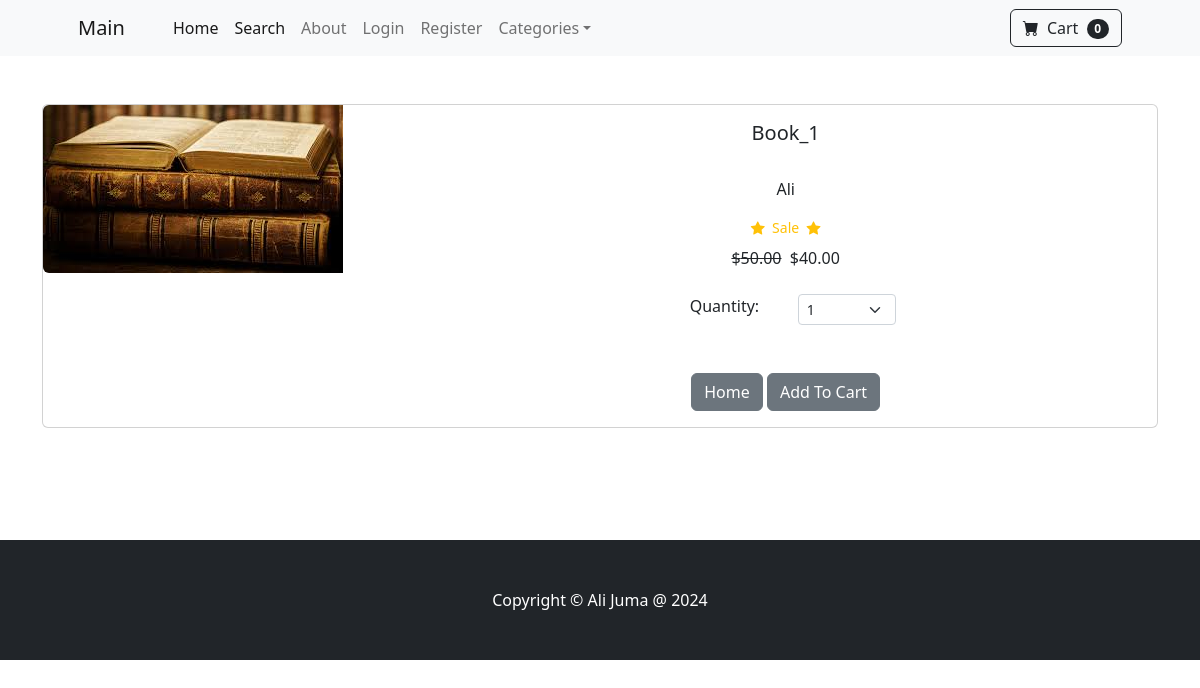
The app's page /product/2 with its own data.
### store/models.py (models this page shows, shortened)
class Product(models.Model):
	name = models.CharField(max_length=100)
	price = models.DecimalField(default=0, decimal_places=2, max_digits=6)
	category = models.ForeignKey(Category, on_delete=models.CASCADE, default=1)
	description = models.CharField(max_length=250, default='', blank=True, null=True)
	image = models.ImageField(upload_to='uploads/produt/')
	is_sale = models.BooleanField(default=False)
	sale_price = models.DecimalField(default=0, decimal_places=2, max_digits=6)

### store/views.py (the view)
# urls.py: path('product/<int:pk>', views.product, name='product'),
def product(request, pk):
	product = Product.objects.get(id=pk)
	return render(request, 'product.html', {'product':product})

### cart/cart.py (called while the page is built)
	def __len__(self):
		return len(self.cart)

### cart/context_processors.py (called while the page is built)
def cart(request):
	return {'cart': Cart(request)}

### store/templates/product.html (shortened to what this page needs)
{% extends 'base.html' %}
{% block content %}
<div class="container">
	<br/><br/>
	<div class="card mb-3" >
  <div class="row g-0">
    <div class="col-md-4">
      <img src="{{ product.image.url }}" class="img-fluid rounded-start" alt="...">
    </div>
    <div class="col-md-8">
      <div class="card-body">
      	<center>
	        <h5 class="card-title">{{ product.name}}</h5>
	        <br/>
	        <p class="card-text justified">{{ product.description}}</p>
	        {% if product.is_sale %}
	        	<div class="d-flex justify-content-center small text-warning mb-2">
                	<div class="bi-star-fill"></div>&nbsp;&nbsp;Sale&nbsp;&nbsp;<div class="bi-star-fill"></div>
                </div>
                <strike>${{ product.price}}</strike> &nbsp;${{ product.sale_price}}
	        {% else %}
	        	${{ product.price}}
	        {% endif %}
            <br/><br/>
<div class="row justify-content-center">
    <div class="col-md-2">Quantity:</div>
                <div class="col-md-2">
                <select class="form-select form-select-sm" id="qty-cart">
                  <option value="1">1</option>
                </select>
                </div>
            </div>
            <br/><br/>
	        <a href="{% url 'home' %}" class="btn btn-secondary">Home</a>
	        <button type="button" value="{{ product.id }}" class="btn btn-secondary" id="add-cart">Add To Cart</button>
        </center>
      </div>
    </div>
  </div>
</div>
</div>
<br/><br/><br/><br/>
{% endblock %}

### records on screen
Product: image (picture), name "Book_1", description "Ali", price "50.00", sale_price "40.00"

### other values on screen
{{ cart|length }} "0"
